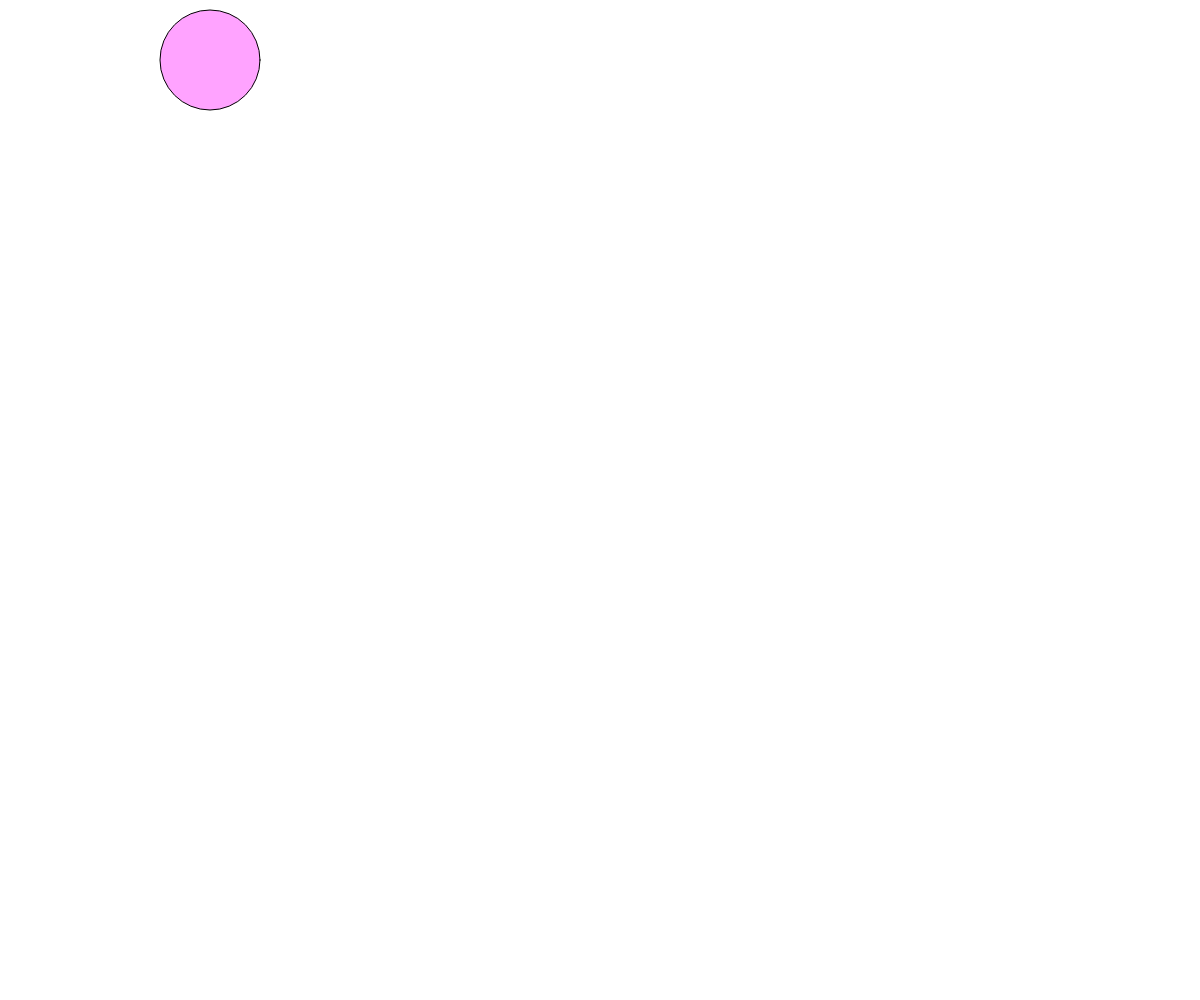
Frame 1 (no input)
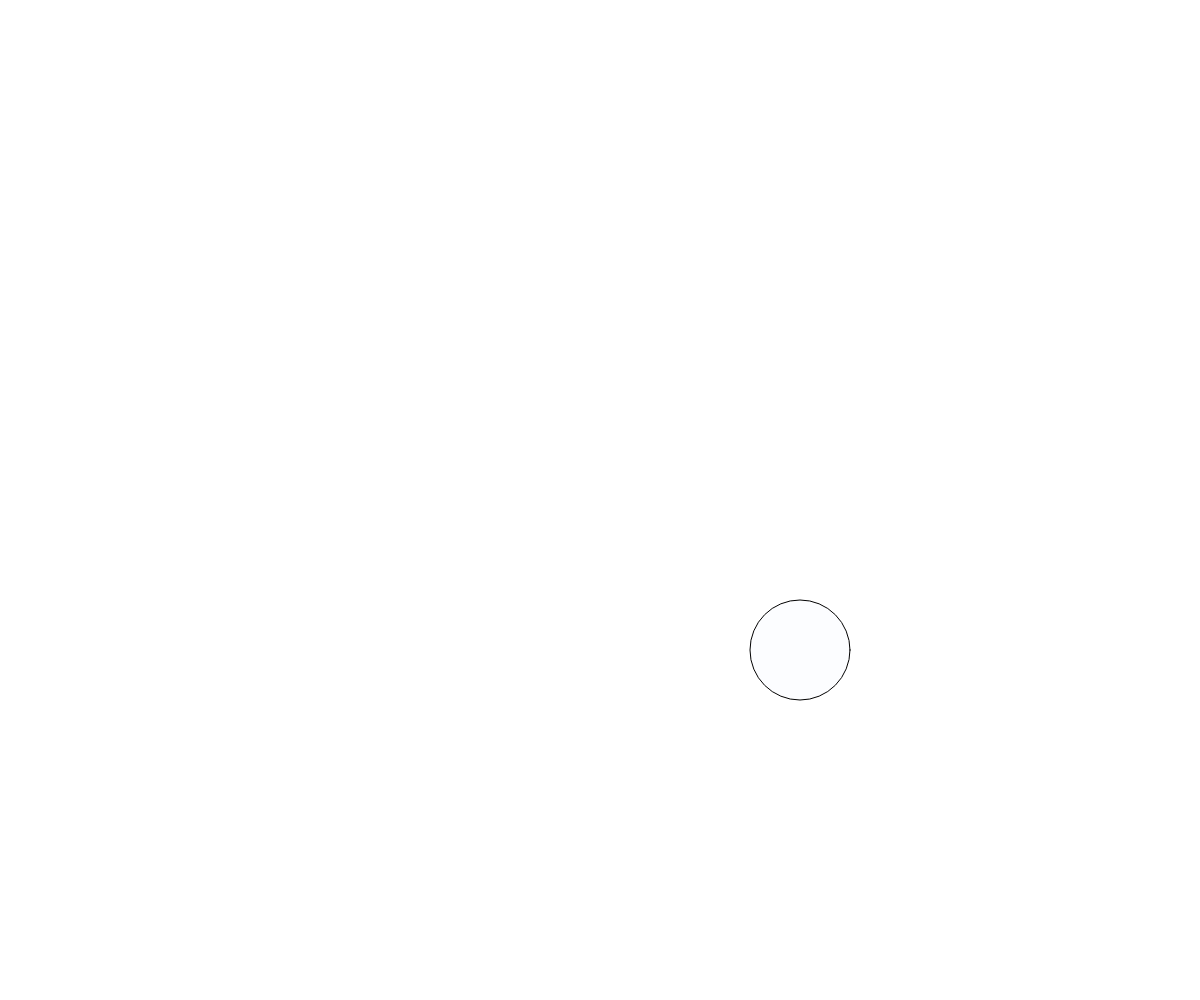
Frame 60 (no input)
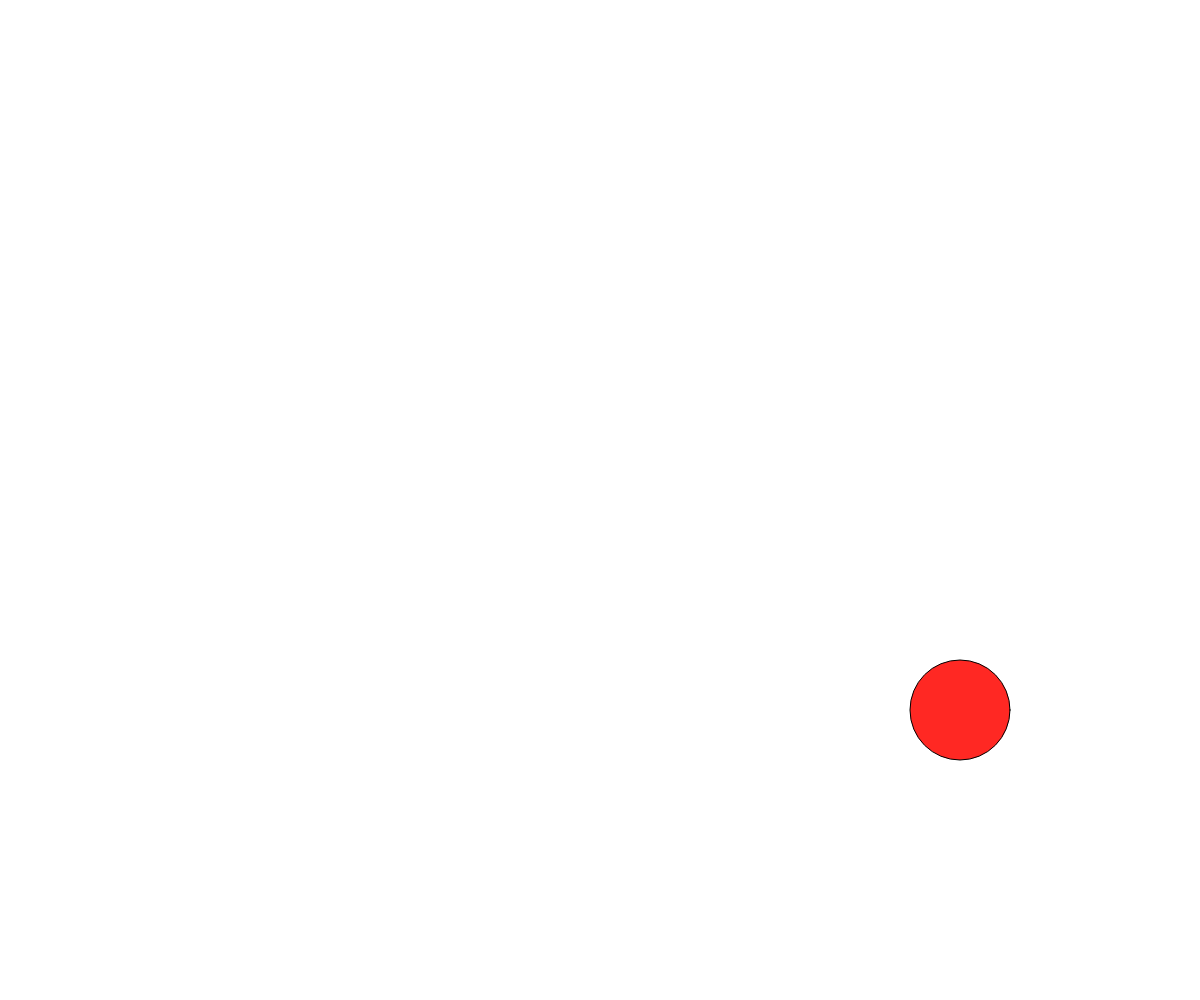
Frame 120 (the mouse pressed at the canvas centre since frame 60)

The p5.js sketch that drew these frames (run headless with seeded random() and noise() and a simulated clock; from frame 60 on, the mouse is pressed at the canvas centre):

// p5.js sketch
// ── sketch.js
let x = 200
let y = 50
let retningX = 1;
let retningY = 1;
let fart = 10;
function preload(){
  // put preload code here
}

function setup() {
  // put setup code here
  createCanvas(window.innerWidth, window.innerHeight);
}

function draw() {
  // put drawing code here
  clear()

fill(random(390),random(390),random(390),random(390))
if(x>window.innerWidth-25){
  retningX = -1;
}
else if (x<0) {
  retningX = 1;
}
if(y>window.innerHeight-25){
  retningY = -1;
}
else if (y<0) {
  retningY = 1;
}
x = x + retningX*fart;
y = y + retningY*fart;
ellipse(x,y,100,100)
// fill(random(255),random(255),random(255),random(255))
  //rect(20,20,20,20);
  //rect(30,30,20,20);
  //rect(40,40,20,20);
  //ellipse(20,20,20);
  //ellipse(mouseX,mouseY,40,40);
}
